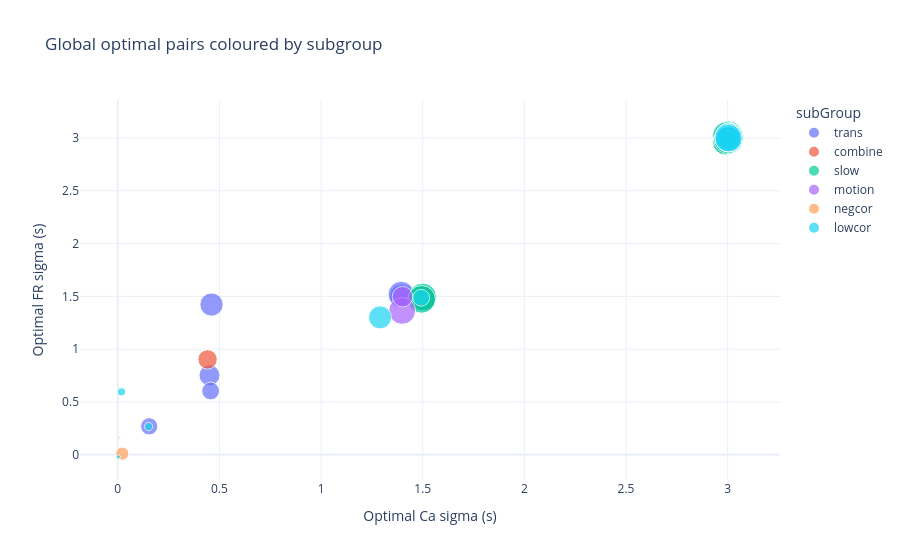
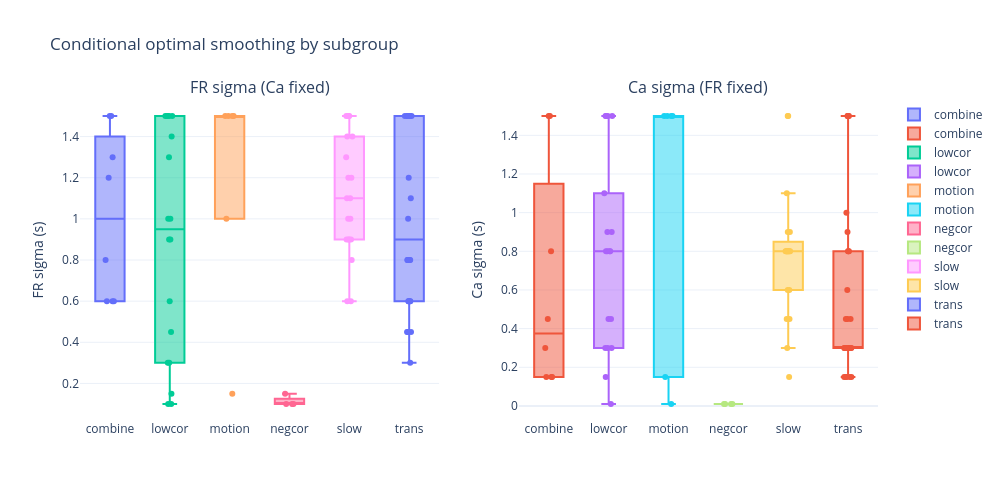

Source (notebook cell) for these figures, in order:
### Code cell
### Subgroup-specific analysis

import pandas as pd

# re-read metadata (DB is already available earlier, this is safe/redundant)
DB = pd.read_csv(r'Z:\Adam-Lab-Shared\Data\Michal_Rubin\Dendrites\SST_Final.csv')

# keep only the link+subgroup columns and merge with df produced above
DB = DB[['Link','subGroup']]
df_group = df.merge(DB, left_on='folder', right_on='Link', how='left')

# normalize subgroup labels to lowercase so that 'Trans'=='trans'
df_group['subGroup'] = df_group['subGroup'].astype(str).str.lower().str.strip()
df_group['subGroup'] = df_group['subGroup'].replace({'nan':'unknown'})
print("merged rows:", len(df_group))
print("subgroups:", df_group['subGroup'].unique())

import numpy as np
import plotly.express as px

# global-optimal scatter coloured by subgroup
subs = df_group.dropna(subset=['best_global_cal','best_global_fr']).copy()
subs['x_jit'] = subs['best_global_cal'] + np.random.normal(0,0.005,len(subs))
subs['y_jit'] = subs['best_global_fr']  + np.random.normal(0,0.02,len(subs))
# use absolute r for marker size (Plotly rejects negative sizes)
subs['r_size'] = np.abs(subs['best_global_r'].fillna(0))

fig_scatter_grp = px.scatter(
    subs,
    x='x_jit', y='y_jit',
    color='subGroup',
    size='r_size',            # positive values only
    hover_data=['folder','best_global_r','subGroup'],
    title='Global optimal pairs coloured by subgroup',
    labels={'x_jit':'Optimal Ca sigma (s)', 'y_jit':'Optimal FR sigma (s)'}
)
fig_scatter_grp.update_layout(template='plotly_white')
fig_scatter_grp.show()

# optional save
# fig_scatter_grp.write_html('global_pairs_by_subgroup.html', include_plotlyjs='cdn')
# fig_scatter_grp.write_image('global_pairs_by_subgroup.svg')

from plotly.subplots import make_subplots
import plotly.graph_objects as go

# conditional group boxplots in a single-row, two-column figure
groups = sorted(df_group['subGroup'].dropna().unique())
fig = make_subplots(
    rows=1, cols=2,
    subplot_titles=["FR sigma (Ca fixed)", "Ca sigma (FR fixed)"]
)

for g in groups:
    sub = df_group[df_group['subGroup'] == g]
    fig.add_trace(
        go.Box(
            y=sub['best_fr_at_cal_fixed'],
            name=g,
            boxpoints="all",  # show individual points
            jitter=0.35,
            pointpos=0,
        ),
        row=1, col=1
    )
    fig.add_trace(
        go.Box(
            y=sub['best_cal_at_fr_fixed'],
            name=g,
            boxpoints="all",  # show individual points
            jitter=0.35,
            pointpos=0,
        ),
        row=1, col=2
    )

fig.update_layout(
    template='plotly_white',
    height=500,
    width=1000,
    title="Conditional optimal smoothing by subgroup"
)
fig.update_yaxes(title_text='FR sigma (s)', row=1, col=1)
fig.update_yaxes(title_text='Ca sigma (s)', row=1, col=2)
fig.show()

path_html = os.path.join(mother_path, "conditional_optima_by_subgroup.html")
path_svg = os.path.join(mother_path, "conditional_optima_by_subgroup.svg")

# optional save
fig.write_html(path_html, include_plotlyjs='cdn')
fig.write_image(path_svg)

### Figure 1 — Plotly figure (JSON) as saved in the notebook; plotly's stock layout.template omitted (floating-point values rounded to 4 significant figures)
{"data": [{"customdata": [["Z:\\Adam-Lab-Shared\\Data\\Michal_Rubin\\srugc17\\Xb\\17-06-2025\\fov1\\cell1", 0.3433, "trans"], ["Z:\\Adam-Lab-Shared\\Data\\Michal_Rubin\\srugc17\\Xb\\17-06-2025\\fov1\\cell1", 0.3433, "trans"], ["Z:\\Adam-Lab-Shared\\Data\\Michal_Rubin\\srugc17\\Xb\\14-07-2025\\fov7\\cell0", 0.9781, "trans"], ["Z:\\Adam-Lab-Shared\\Data\\Michal_Rubin\\srugc17\\Xb\\14-07-2025\\fov7\\cell1", 0.6832, "trans"], ["Z:\\Adam-Lab-Shared\\Data\\Michal_Rubin\\srugc17\\Xb\\14-07-2025\\fov9\\cell0", 0.5444, "trans"], ["Z:\\Adam-Lab-Shared\\Data\\Michal_Rubin\\srugc17\\Xb\\28-07-2025-motor\\fov7\\cell0", 0.7999, "trans"], ["Z:\\Adam-Lab-Shared\\Data\\Michal_Rubin\\srugc17\\Xb\\28-07-2025-motor\\fov7\\cell1", 0.8153, "trans"], ["Z:\\Adam-Lab-Shared\\Data\\Michal_Rubin\\srugc17\\Rb\\16-06-2025\\fov5\\cell0", 0.9331, "trans"], ["Z:\\Adam-Lab-Shared\\Data\\Michal_Rubin\\srugc17\\Rb\\01-07-2025\\fov3\\cell1", 0.9021, "trans"], ["Z:\\Adam-Lab-Shared\\Data\\Michal_Rubin\\srugc17\\Rb\\15-07-2025\\fov5\\cell0", 0.9163, "trans"], ["Z:\\Adam-Lab-Shared\\Data\\Michal_Rubin\\srugc17\\Rb\\15-07-2025\\fov9\\cell0", 0.3667, "trans"], ["Z:\\Adam-Lab-Shared\\Data\\Michal_Rubin\\srugc17\\Rb\\15-07-2025\\fov10\\cell0", 0.9394, "trans"], ["Z:\\Adam-Lab-Shared\\Data\\Michal_Rubin\\srugc17\\Rb\\15-07-2025\\fov10\\cell1", 0.7642, "trans"], ["Z:\\Adam-Lab-Shared\\Data\\Michal_Rubin\\srugc17\\Rb\\30-07-2025-motor\\fov5\\cell0", 0.6699, "trans"], ["Z:\\Adam-Lab-Shared\\Data\\Michal_Rubin\\srugc17\\Rb\\30-07-2025-motor\\fov10\\2\\cell1", 0.63, "trans"], ["Z:\\Adam-Lab-Shared\\Data\\Michal_Rubin\\srugc17\\Rb\\30-07-2025-motor\\fov11\\cell1", 0.3922, "trans"], ["Z:\\Adam-Lab-Shared\\Data\\Michal_Rubin\\srugc17\\Xb\\14-07-2025\\fov1\\cell0", 0.96, "trans"], ["Z:\\Adam-Lab-Shared\\Data\\Michal_Rubin\\srugc26\\l\\17-11-2025-anst\\fov1\\cell0", 0.7049, "trans"], ["Z:\\Adam-Lab-Shared\\Data\\Michal_Rubin\\srugc27\\L\\18-12-2025-ANS\\FOV1\\cell0", 0.8282, "trans"], ["Z:\\Adam-Lab-Shared\\Data\\Michal_Rubin\\srugc28\\L\\03-02-2026-awake\\fov6\\cell0", 0.6932, "trans"], ["Z:\\Adam-Lab-Shared\\Data\\Michal_Rubin\\srugc28\\L\\03-02-2026-awake\\fov6\\cell1", 0.9196, "trans"], ["Z:\\Adam-Lab-Shared\\Data\\Michal_Rubin\\srugc28\\L\\03-02-2026-awake\\fov8\\cell0", 0.8212, "trans"], ["Z:\\Adam-Lab-Shared\\Data\\Michal_Rubin\\srugc28\\r\\22-01-2026-motor\\fov1\\cell1", 0.553, "trans"], ["Z:\\Adam-Lab-Shared\\Data\\Michal_Rubin\\srugc28\\r\\22-01-2026-motor\\fov3\\cell1", 0.7218, "trans"], ["Z:\\Adam-Lab-Shared\\Data\\Michal_Rubin\\srugc28\\rl\\03-02-2026-awake\\fov1\\cell2", 0.8589, "trans"], ["Z:\\Adam-Lab-Shared\\Data\\Michal_Rubin\\srugc28\\rl\\03-02-2026-awake\\fov2\\cell0", 0.9701, "trans"], ["Z:\\Adam-Lab-Shared\\Data\\Michal_Rubin\\srugc17\\Xb\\17-06-2025\\fov1\\cell1", 0.3433, "trans"], ["Z:\\Adam-Lab-Shared\\Data\\Michal_Rubin\\srugc17\\Xb\\17-06-2025\\fov1\\cell1", 0.3433, "trans"]], "hovertemplate": "subGroup=%{customdata[2]}<br>Optimal Ca sigma (s)=%{x}<br>Optimal FR sigma (s)=%{y}<br>r_size=%{marker.size}<br>folder=%{customdata[0]}<br>best_global_r=%{customdata[1]}<extra></extra>", "legendgroup": "trans", "marker": {"color": "#636efa", "size": [0.3433, 0.3433, 0.9781, 0.6832, 0.5444, 0.7999, 0.8153, 0.9331, 0.9021, 0.9163, 0.3667, 0.9394, 0.7642, 0.6699, 0.63, 0.3922, 0.96, 0.7049, 0.8282, 0.6932, 0.9196, 0.8212, 0.553, 0.7218, 0.8589, 0.9701, 0.3433, 0.3433], "sizemode": "area", "sizeref": 0.002474, "symbol": "circle"}, "mode": "markers", "name": "trans", "orientation": "v", "showlegend": true, "type": "scatter", "x": [3.002, 3.007, 3.007, 2.995, 0.451, 3.004, 3.002, 2.993, 3.009, 3.005, 0.1544, 2.996, 2.994, 0.461, 2.995, 0.4565, 2.992, 3.001, 1.502, 2.995, 3.01, 2.998, 3.005, 1.397, 1.394, 3.004, 2.997, 2.996], "xaxis": "x", "y": [2.969, 3.003, 2.991, 2.977, 0.7522, 2.994, 3.018, 3.021, 3.011, 2.98, 0.2698, 2.974, 2.997, 1.423, 3.037, 0.6042, 2.97, 2.997, 1.48, 3.005, 2.993, 2.974, 3.001, 1.502, 1.518, 2.994, 3.001, 3.025], "yaxis": "y"}, {"customdata": [["Z:\\Adam-Lab-Shared\\Data\\Michal_Rubin\\srugc17\\Xb\\28-07-2025-motor\\fov1\\cell0", 0.834, "combine"], ["Z:\\Adam-Lab-Shared\\Data\\Michal_Rubin\\srugc17\\Xb\\28-07-2025-motor\\fov9\\2\\cell0", 0.4661, "combine"], ["Z:\\Adam-Lab-Shared\\Data\\Michal_Rubin\\srugc17\\Rb\\30-07-2025-motor\\fov5\\2\\cell0", 0.6749, "combine"], ["Z:\\Adam-Lab-Shared\\Data\\Michal_Rubin\\srugc17\\Rb\\30-07-2025-motor\\fov10\\2\\cell0", 0.8357, "combine"], ["Z:\\Adam-Lab-Shared\\Data\\Michal_Rubin\\srugc17\\Rb\\30-07-2025-motor\\fov11\\cell0", 0.6648, "combine"], ["Z:\\Adam-Lab-Shared\\Data\\Michal_Rubin\\srugc26\\l\\17-11-2025-anst\\fov2\\cell1", 0.5966, "combine"], ["Z:\\Adam-Lab-Shared\\Data\\Michal_Rubin\\srugc28\\r\\22-01-2026-motor\\fov3\\cell0", 0.6227, "combine"], ["Z:\\Adam-Lab-Shared\\Data\\Michal_Rubin\\srugc28\\rl\\03-02-2026-awake\\fov4\\cell0", 0.8616, "combine"]], "hovertemplate": "subGroup=%{customdata[2]}<br>Optimal Ca sigma (s)=%{x}<br>Optimal FR sigma (s)=%{y}<br>r_size=%{marker.size}<br>folder=%{customdata[0]}<br>best_global_r=%{customdata[1]}<extra></extra>", "legendgroup": "combine", "marker": {"color": "#EF553B", "size": [0.834, 0.4661, 0.6749, 0.8357, 0.6648, 0.5966, 0.6227, 0.8616], "sizemode": "area", "sizeref": 0.002474, "symbol": "circle"}, "mode": "markers", "name": "combine", "orientation": "v", "showlegend": true, "type": "scatter", "x": [2.997, 0.4416, 2.994, 3.002, 3.003, 3.002, 2.993, 3.003], "xaxis": "x", "y": [2.993, 0.903, 2.992, 2.999, 2.98, 2.993, 3.026, 2.997], "yaxis": "y"}, {"customdata": [["Z:\\Adam-Lab-Shared\\Data\\Michal_Rubin\\srugc17\\Xb\\14-08-2025-anst\\fov7\\cell1", 0.9392, "slow"], ["Z:\\Adam-Lab-Shared\\Data\\Michal_Rubin\\srugc17\\Xb\\14-08-2025-anst\\fov7\\2\\cell1", 0.9502, "slow"], ["Z:\\Adam-Lab-Shared\\Data\\Michal_Rubin\\srugc17\\Xb\\14-08-2025-anst\\fov8\\cell0", 0.6938, "slow"], ["Z:\\Adam-Lab-Shared\\Data\\Michal_Rubin\\srugc17\\Rb\\14-07-2025\\fov2\\cell0", 0.968, "slow"], ["Z:\\Adam-Lab-Shared\\Data\\Michal_Rubin\\srugc17\\Rb\\14-07-2025\\fov8\\cell1", 0.7265, "slow"], ["Z:\\Adam-Lab-Shared\\Data\\Michal_Rubin\\srugc17\\Rb\\14-08-2025-anst\\fov10\\cell0", 0.9679, "slow"], ["Z:\\Adam-Lab-Shared\\Data\\Michal_Rubin\\srugc17\\Rb\\14-08-2025-anst\\fov10\\cell1", 0.9823, "slow"], ["Z:\\Adam-Lab-Shared\\Data\\Michal_Rubin\\SRUGC21\\X\\20-08-20225-ANS\\fov3\\cell0", 0.944, "slow"], ["Z:\\Adam-Lab-Shared\\Data\\Michal_Rubin\\srugc27\\L\\13-01-2026-Anst\\fov1\\2\\cell1", 0.7871, "slow"], ["Z:\\Adam-Lab-Shared\\Data\\Michal_Rubin\\srugc27\\L\\13-01-2026-Anst\\fov3\\cell0", 0.9646, "slow"], ["Z:\\Adam-Lab-Shared\\Data\\Michal_Rubin\\srugc28\\L\\03-02-2026-awake\\fov7\\cell0", 0.98, "slow"], ["Z:\\Adam-Lab-Shared\\Data\\Michal_Rubin\\srugc28\\r\\08-01-2025-anst\\fov2\\cell0", 0.8357, "slow"], ["Z:\\Adam-Lab-Shared\\Data\\Michal_Rubin\\srugc28\\r\\08-01-2025-anst\\fov3\\cell0", 0.8978, "slow"], ["Z:\\Adam-Lab-Shared\\Data\\Michal_Rubin\\srugc28\\r\\08-01-2025-anst\\fov4\\cell0", 0.7768, "slow"], ["Z:\\Adam-Lab-Shared\\Data\\Michal_Rubin\\srugc28\\rl\\03-02-2026-awake\\fov1\\cell1", 0.7968, "slow"], ["Z:\\Adam-Lab-Shared\\Data\\Michal_Rubin\\srugc29\\03-02-2026-ansa\\fov3\\cell0", 0.8001, "slow"], ["Z:\\Adam-Lab-Shared\\Data\\Michal_Rubin\\srugc29\\03-02-2026-ansa\\fov3\\cell1", 0.9894, "slow"], ["Z:\\Adam-Lab-Shared\\Data\\Michal_Rubin\\srugc29\\03-02-2026-ansa\\fov3\\cell2", 0.7827, "slow"], ["Z:\\Adam-Lab-Shared\\Data\\Michal_Rubin\\srugc29\\03-02-2026-ansa\\fov3\\cell3", 0.9816, "slow"], ["Z:\\Adam-Lab-Shared\\Data\\Michal_Rubin\\srugc29\\03-02-2026-ansa\\fov6\\cell0", 0.9772, "slow"]], "hovertemplate": "subGroup=%{customdata[2]}<br>Optimal Ca sigma (s)=%{x}<br>Optimal FR sigma (s)=%{y}<br>r_size=%{marker.size}<br>folder=%{customdata[0]}<br>best_global_r=%{customdata[1]}<extra></extra>", "legendgroup": "slow", "marker": {"color": "#00cc96", "size": [0.9392, 0.9502, 0.6938, 0.968, 0.7265, 0.9679, 0.9823, 0.944, 0.7871, 0.9646, 0.98, 0.8357, 0.8978, 0.7768, 0.7968, 0.8001, 0.9894, 0.7827, 0.9816, 0.9772], "sizemode": "area", "sizeref": 0.002474, "symbol": "circle"}, "mode": "markers", "name": "slow", "orientation": "v", "showlegend": true, "type": "scatter", "x": [1.5, 1.494, 3.001, 3.001, 2.999, 3.004, 3.002, 3.001, 3.007, 2.999, 3.005, 2.999, 3.003, 2.999, 2.997, 3.006, 2.996, 2.989, 3.008, 3.001], "xaxis": "x", "y": [1.496, 1.472, 2.988, 3.001, 2.999, 3.032, 2.983, 2.985, 2.992, 2.984, 3.017, 3.019, 3.009, 3.009, 3.026, 2.983, 3.022, 2.959, 3.002, 2.985], "yaxis": "y"}, {"customdata": [["Z:\\Adam-Lab-Shared\\Data\\Michal_Rubin\\srugc17\\Rb\\01-07-2025\\fov1\\2\\cell0", 0.2215, "motion"], ["Z:\\Adam-Lab-Shared\\Data\\Michal_Rubin\\srugc17\\Rb\\01-07-2025\\fov1\\2\\cell1", 0.1347, "motion"], ["Z:\\Adam-Lab-Shared\\Data\\Michal_Rubin\\srugc17\\Rb\\01-07-2025\\fov1\\2\\cell2", 0.4749, "motion"], ["Z:\\Adam-Lab-Shared\\Data\\Michal_Rubin\\srugc17\\Xb\\14-08-2025-anst\\fov1\\2\\cell0", 0.8951, "motion"], ["Z:\\Adam-Lab-Shared\\Data\\Michal_Rubin\\SRUGC21\\X\\15-09-2025-awake\\fov5\\cell0", 0.525, "motion"], ["Z:\\Adam-Lab-Shared\\Data\\Michal_Rubin\\SRUGC21\\X\\20-08-20225-ANS\\fov2\\cell0", 0.7794, "motion"]], "hovertemplate": "subGroup=%{customdata[2]}<br>Optimal Ca sigma (s)=%{x}<br>Optimal FR sigma (s)=%{y}<br>r_size=%{marker.size}<br>folder=%{customdata[0]}<br>best_global_r=%{customdata[1]}<extra></extra>", "legendgroup": "motion", "marker": {"color": "#ab63fa", "size": [0.2215, 0.1347, 0.4749, 0.8951, 0.525, 0.7794], "sizemode": "area", "sizeref": 0.002474, "symbol": "circle"}, "mode": "markers", "name": "motion", "orientation": "v", "showlegend": true, "type": "scatter", "x": [3.011, 3.0, 2.998, 1.399, 1.401, 3.002], "xaxis": "x", "y": [3.003, 3.006, 2.982, 1.363, 1.497, 2.987], "yaxis": "y"}, {"customdata": [["Z:\\Adam-Lab-Shared\\Data\\Michal_Rubin\\srugc17\\Rb\\14-07-2025\\fov8\\cell2", -0.01904, "negcor"], ["Z:\\Adam-Lab-Shared\\Data\\Michal_Rubin\\SRUGC18\\L\\03-07-25\\fov1\\cell2", 0.00433, "negcor"], ["Z:\\Adam-Lab-Shared\\Data\\Michal_Rubin\\srugc26\\l\\17-11-2025-anst\\fov3\\cell0", 0.006322, "negcor"], ["Z:\\Adam-Lab-Shared\\Data\\Michal_Rubin\\srugc29\\03-02-2026-ansa\\fov2\\cell1", -0.2139, "negcor"]], "hovertemplate": "subGroup=%{customdata[2]}<br>Optimal Ca sigma (s)=%{x}<br>Optimal FR sigma (s)=%{y}<br>r_size=%{marker.size}<br>folder=%{customdata[0]}<br>best_global_r=%{customdata[1]}<extra></extra>", "legendgroup": "negcor", "marker": {"color": "#FFA15A", "size": [0.01904, 0.00433, 0.006322, 0.2139], "sizemode": "area", "sizeref": 0.002474, "symbol": "circle"}, "mode": "markers", "name": "negcor", "orientation": "v", "showlegend": true, "type": "scatter", "x": [0.0009658, 0.008757, 0.003218, 0.02234], "xaxis": "x", "y": [0.003941, 0.164, -0.005732, 0.01075], "yaxis": "y"}, {"customdata": [["Z:\\Adam-Lab-Shared\\Data\\Michal_Rubin\\srugc17\\Rb\\30-07-2025-motor\\fov7\\2\\cell0", 0.3515, "lowcor"], ["Z:\\Adam-Lab-Shared\\Data\\Michal_Rubin\\srugc17\\Rb\\14-08-2025-anst\\fov11\\2\\cell0", 0.6559, "lowcor"], ["Z:\\Adam-Lab-Shared\\Data\\Michal_Rubin\\srugc17\\Rb\\14-08-2025-anst\\fov11\\2\\cell1", 0.8183, "lowcor"], ["Z:\\Adam-Lab-Shared\\Data\\Michal_Rubin\\SRUGC18\\L\\03-07-25\\fov1\\cell0", 0.5496, "lowcor"], ["Z:\\Adam-Lab-Shared\\Data\\Michal_Rubin\\srugc26\\l\\17-11-2025-anst\\fov2\\cell0", 0.5745, "lowcor"], ["Z:\\Adam-Lab-Shared\\Data\\Michal_Rubin\\srugc27\\L\\13-01-2026-Anst\\fov1\\2\\cell0", 0.7229, "lowcor"], ["Z:\\Adam-Lab-Shared\\Data\\Michal_Rubin\\srugc27\\L\\13-01-2026-Anst\\fov2\\cell1", 0.8156, "lowcor"], ["Z:\\Adam-Lab-Shared\\Data\\Michal_Rubin\\srugc27\\L\\13-01-2026-Anst\\fov3\\cell1", 0.8144, "lowcor"], ["Z:\\Adam-Lab-Shared\\Data\\Michal_Rubin\\srugc27\\RL\\13-01-2026-ANS\\FOV2\\cell0", 0.6884, "lowcor"], ["Z:\\Adam-Lab-Shared\\Data\\Michal_Rubin\\srugc27\\RL\\15-12-2025-ANS\\fov2\\cell0", 0.08064, "lowcor"], ["Z:\\Adam-Lab-Shared\\Data\\Michal_Rubin\\srugc27\\RL\\15-12-2025-ANS\\fov2\\cell1", 0.08648, "lowcor"], ["Z:\\Adam-Lab-Shared\\Data\\Michal_Rubin\\srugc28\\r\\08-01-2025-anst\\fov1\\cell0", -0.02263, "lowcor"], ["Z:\\Adam-Lab-Shared\\Data\\Michal_Rubin\\srugc28\\r\\22-01-2026-motor\\fov1\\cell0", 0.2704, "lowcor"], ["Z:\\Adam-Lab-Shared\\Data\\Michal_Rubin\\srugc28\\rl\\03-02-2026-awake\\fov1\\cell0", 0.177, "lowcor"], ["Z:\\Adam-Lab-Shared\\Data\\Michal_Rubin\\srugc29\\03-02-2026-ansa\\fov2\\cell0", 0.3946, "lowcor"], ["Z:\\Adam-Lab-Shared\\Data\\Michal_Rubin\\srugc29\\03-02-2026-ansa\\fov2\\cell2", 0.681, "lowcor"], ["Z:\\Adam-Lab-Shared\\Data\\Michal_Rubin\\srugc29\\03-02-2026-ansa\\fov5\\cell0", 0.828, "lowcor"], ["Z:\\Adam-Lab-Shared\\Data\\Michal_Rubin\\srugc29\\03-02-2026-ansa\\fov5\\cell1", 0.9293, "lowcor"]], "hovertemplate": "subGroup=%{customdata[2]}<br>Optimal Ca sigma (s)=%{x}<br>Optimal FR sigma (s)=%{y}<br>r_size=%{marker.size}<br>folder=%{customdata[0]}<br>best_global_r=%{customdata[1]}<extra></extra>", "legendgroup": "lowcor", "marker": {"color": "#19d3f3", "size": [0.3515, 0.6559, 0.8183, 0.5496, 0.5745, 0.7229, 0.8156, 0.8144, 0.6884, 0.08064, 0.08648, 0.02263, 0.2704, 0.177, 0.3946, 0.681, 0.828, 0.9293], "sizemode": "area", "sizeref": 0.002474, "symbol": "circle"}, "mode": "markers", "name": "lowcor", "orientation": "v", "showlegend": true, "type": "scatter", "x": [1.492, 1.29, 3.005, 3.007, 3.008, 3.002, 3.002, 3.002, 2.999, 0.01805, 0.1513, 0.002528, 3.006, 3.001, 3.001, 3.005, 3.003, 3.004], "xaxis": "x", "y": [1.487, 1.301, 3.02, 2.994, 2.982, 2.986, 3.011, 3.021, 2.993, 0.5961, 0.2668, -0.02007, 3.015, 3.001, 2.99, 3.0, 2.989, 2.999], "yaxis": "y"}], "layout": {"legend": {"itemsizing": "constant", "title": {"text": "subGroup"}, "tracegroupgap": 0}, "title": {"text": "Global optimal pairs coloured by subgroup"}, "xaxis": {"anchor": "y", "domain": [0, 1], "title": {"text": "Optimal Ca sigma (s)"}}, "yaxis": {"anchor": "x", "domain": [0, 1], "title": {"text": "Optimal FR sigma (s)"}}}}

### Figure 2 — Plotly figure (JSON) as saved in the notebook; plotly's stock layout.template omitted (floating-point values rounded to 4 significant figures)
{"data": [{"boxpoints": "all", "jitter": 0.35, "name": "combine", "pointpos": 0, "type": "box", "xaxis": "x", "y": [0.8, 0.6, 1.5, 0.6, 0.6, 1.5, 1.2, 1.3], "yaxis": "y"}, {"boxpoints": "all", "jitter": 0.35, "name": "combine", "pointpos": 0, "type": "box", "xaxis": "x2", "y": [0.3, 0.15, 0.15, 1.5, 1.5, 0.8, 0.45, 0.15], "yaxis": "y2"}, {"boxpoints": "all", "jitter": 0.35, "name": "lowcor", "pointpos": 0, "type": "box", "xaxis": "x", "y": [0.45, 1, 1.4, 1.5, 1.3, 1.5, 0.6, 1.5, 1.5, 0.15, 0.3, 0.1, 1, 0.3, 0.1, 1.5, 0.9, 0.9], "yaxis": "y"}, {"boxpoints": "all", "jitter": 0.35, "name": "lowcor", "pointpos": 0, "type": "box", "xaxis": "x2", "y": [1.5, 0.9, 0.9, 0.8, 1.5, 0.45, 0.3, 0.8, 0.8, 0.15, 0.3, 0.01, 1.1, 0.3, 1.5, 0.8, 1.5, 0.45], "yaxis": "y2"}, {"boxpoints": "all", "jitter": 0.35, "name": "motion", "pointpos": 0, "type": "box", "xaxis": "x", "y": [1.5, 1.5, 1.5, 1.5, 1, 0.15], "yaxis": "y"}, {"boxpoints": "all", "jitter": 0.35, "name": "motion", "pointpos": 0, "type": "box", "xaxis": "x2", "y": [1.5, 1.5, 1.5, 1.5, 0.01, 0.15], "yaxis": "y2"}, {"boxpoints": "all", "jitter": 0.35, "name": "negcor", "pointpos": 0, "type": "box", "xaxis": "x", "y": [0.15, 0.1, 0.1, 0.1], "yaxis": "y"}, {"boxpoints": "all", "jitter": 0.35, "name": "negcor", "pointpos": 0, "type": "box", "xaxis": "x2", "y": [0.01, 0.01, 0.01, 0.01], "yaxis": "y2"}, {"boxpoints": "all", "jitter": 0.35, "name": "slow", "pointpos": 0, "type": "box", "xaxis": "x", "y": [0.9, 0.9, 0.9, 1.5, 1, 1.4, 1.3, 1.1, 1.5, 1.2, 1.5, 0.9, 0.6, 1, 0.8, 1.5, 1.4, 1.2, 1.1, 0.6], "yaxis": "y"}, {"boxpoints": "all", "jitter": 0.35, "name": "slow", "pointpos": 0, "type": "box", "xaxis": "x2", "y": [0.45, 0.9, 1.5, 0.3, 0.15, 0.9, 0.8, 1.5, 0.8, 0.8, 1.1, 0.8, 0.6, 0.8, 0.8, 0.45, 0.8, 0.8, 0.8, 0.6], "yaxis": "y2"}, {"boxpoints": "all", "jitter": 0.35, "name": "trans", "pointpos": 0, "type": "box", "xaxis": "x", "y": [1.5, 1.5, 0.45, 0.6, 0.6, 0.8, 0.6, 1.5, 1.1, 0.8, 0.3, 0.8, 1.5, 1.2, 0.8, 0.45, 1.5, 0.6, 0.6, 1.5, 1.5, 1.5, 1, 1.5, 0.8, 0.45, 1.5, 1.5], "yaxis": "y"}, {"boxpoints": "all", "jitter": 0.35, "name": "trans", "pointpos": 0, "type": "box", "xaxis": "x2", "y": [1.5, 1.5, 0.3, 0.3, 0.3, 0.45, 0.3, 0.15, 0.8, 0.3, 0.15, 0.3, 0.3, 0.15, 0.6, 0.15, 0.3, 0.8, 0.9, 0.45, 0.8, 0.3, 0.45, 1, 0.3, 0.15, 1.5, 1.5], "yaxis": "y2"}], "layout": {"annotations": [{"font": {"size": 16}, "showarrow": false, "text": "FR sigma (Ca fixed)", "x": 0.225, "xanchor": "center", "xref": "paper", "y": 1, "yanchor": "bottom", "yref": "paper"}, {"font": {"size": 16}, "showarrow": false, "text": "Ca sigma (FR fixed)", "x": 0.775, "xanchor": "center", "xref": "paper", "y": 1, "yanchor": "bottom", "yref": "paper"}], "height": 500, "title": {"text": "Conditional optimal smoothing by subgroup"}, "width": 1000, "xaxis": {"anchor": "y", "domain": [0, 0.45]}, "xaxis2": {"anchor": "y2", "domain": [0.55, 1]}, "yaxis": {"anchor": "x", "domain": [0, 1], "title": {"text": "FR sigma (s)"}}, "yaxis2": {"anchor": "x2", "domain": [0, 1], "title": {"text": "Ca sigma (s)"}}}}
